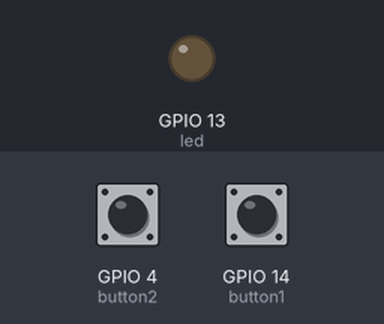
The sketch below on a simulated ESP8266 (NodeMCU). Shown: output pins drawn as LEDs (lit = HIGH). The test bench sets the inputs (shaded band); at power-on: GPIO 4 (button2) LOW, GPIO 14 (button1) HIGH. WiFi joins after 1.5 s; servers stay silent unless stated; no MQTT or app messages arrive unless stated; pins used as bus, display or sensor lines are not drawn. At 3.6 s the program puts the board to deep sleep or switches it off; the recording ends there.

Above: at 0.1 s.
At 2.0 s:
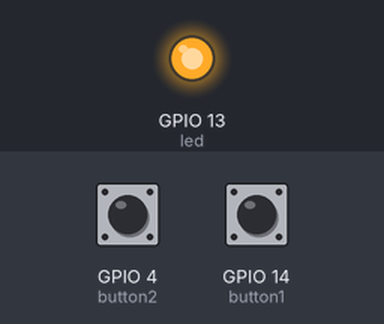
Timing chart, 0 to 3.6 s (numbered marks = the images above):
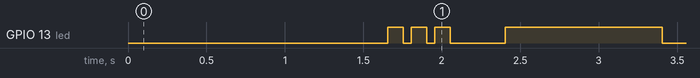

The sketch:

Dashbutton_v5.ino
```cpp
#include <ESP8266WiFi.h>
#include <PubSubClient.h>

const char* ssid = "XXX";
const char* password = "XXX";
const char* mqtt_server = "192.168.2.120";

const char* mqtt_topic = "/home/dashbuttonv51/#";
const char* mqtt_topic_state = "/home/dashbuttonv51/state";
const char* mqtt_topic_battery = "/home/dashbuttonv51/battery";
const char* mqtt_topic_batterylevel = "/home/dashbuttonv51/batterylevel";
const char* mqtt_client = "dashbuttonv51";

WiFiClient espClient;
PubSubClient client(espClient);
long lastMsg = 0;
char msg[50];
int value = 0;

const int led = 13;
const int button1 = 14;
const int button2 = 4;
const int button3 = 5;
const int powerhigh = 12;

void setup() {
  pinMode(led, OUTPUT);
  digitalWrite(led, HIGH);
  pinMode(powerhigh, OUTPUT);
  digitalWrite(powerhigh, HIGH);
  pinMode(button1, INPUT);
  pinMode(button2, INPUT);
  pinMode(button3, INPUT);
  setup_wifi();
  client.setServer(mqtt_server, 1883);
}

void loop() {

  if (!client.connected()) {
    reconnect();
  }

  client.loop(); //never reaching this
}


void setup_wifi() {
  WiFi.begin(ssid, password);

  while ((WiFi.status() != WL_CONNECTED)/* || (millis() < 1000)*/) {
    digitalWrite(led, LOW);
    delay(100);

    if (millis() > 6000) {
      for (int i = 0; i < 4; i++) {
        digitalWrite(led, HIGH);
        delay(200);
        digitalWrite(led, LOW);
        delay(50);
      }
      ESP.deepSleep(0);
    }
  }
}

void reconnect() {
  while (!client.connected()) {
    if (client.connect(mqtt_client)) {
      client.subscribe(mqtt_topic_state);
      delay(100);
      //programmableswitchevent in homekit
      //0 ist einmal drücken
      //1 ist zweimal drücken
      //2 ist lange drücken
      if (digitalRead(button1) == 0) {
        client.publish(mqtt_topic_state, "0");
        for (int i = 0; i < 1; i++) {
          digitalWrite(led, HIGH);
          delay(100);
          digitalWrite(led, LOW);
          delay(50);
        }
      }
      else if (digitalRead(button2) == 0) {
        client.publish(mqtt_topic_state, "1");
        for (int i = 0; i < 3; i++) {
          digitalWrite(led, HIGH);
          delay(100);
          digitalWrite(led, LOW);
          delay(50);
        }
      }
      else if (digitalRead(button3) == 0) {
        client.publish(mqtt_topic_state, "2");
        for (int i = 0; i < 5; i++) {
          digitalWrite(led, HIGH);
          delay(100);
          digitalWrite(led, LOW);
          delay(50);
        }
      }
      delay(300);

      if (calculate_battery_voltage() < 3.5) {
        client.publish(mqtt_topic_battery, "0");
        digitalWrite(led, HIGH);
        delay(1000);
        digitalWrite(led, LOW);
        delay(50);
      }

      client.publish(mqtt_topic_batterylevel, "80");

      delay(100);
      ESP.deepSleep(0);
      delay(200);
    }
  }
}


float calculate_battery_voltage() {
  // U = (R2)/(R1+R2) * U_lipo
  // U = factor * U_lipo

  // 1023 * 22k/104k = 216,403846
  float factor = 216.403846;
  return (analogRead(0) / factor);
}
```
